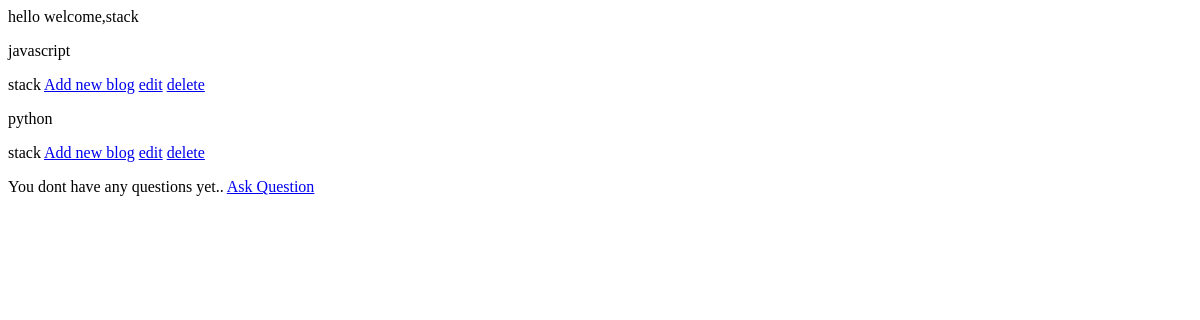
Page /user/ (signed in) on the earlier database version.
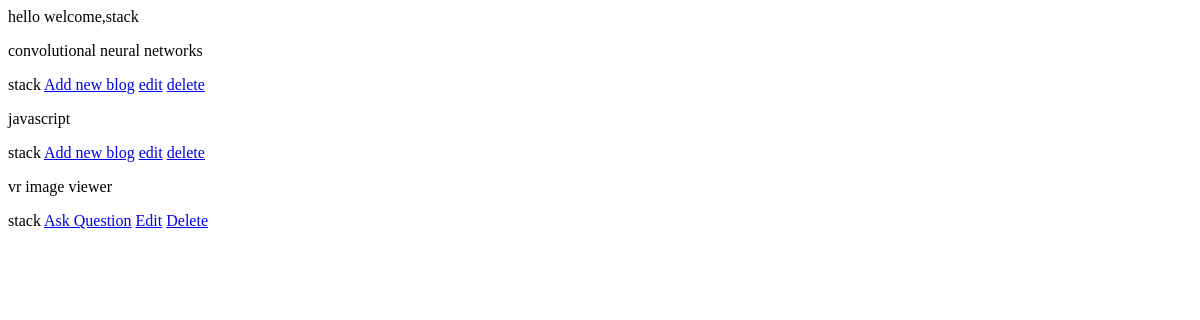
Same page on the later database version.
### accounts/models.py (models this page shows, shortened)
class Blog(models.Model):
    title = models.CharField(max_length=300, null=True)
    author = models.ForeignKey(User, on_delete=models.CASCADE)
    image = models.FileField(null=True, upload_to='blog/images')
    slug = models.SlugField(null=True)
    content = RichTextField()
    date_added = models.DateTimeField(auto_now_add=True)
    likes = models.ManyToManyField(User, related_name="likes", blank=True)

### stack/models.py (models this page shows, shortened)
class Question(models.Model):
    title = models.CharField(max_length=300, null=True)
    author = models.ForeignKey(User, on_delete=models.CASCADE)
    content = RichTextField()
    slug = models.SlugField(null=True)
    date_added = models.DateTimeField(auto_now_add=True)

### stack/views.py (the view)
# urls.py: path('user/', userposts, name="user_page"),
def userposts(request):
    blogs = Blog.objects.filter(author=request.user.id).order_by('-id')
    questions = Question.objects.filter(author=request.user.id).order_by('-id')
    context ={
        'blogs':blogs,
        'questions':questions,
    }
    return render(request, 'stack/userpage.html', context)

### templates/stack/userpage.html (shortened to what this page needs)
<!DOCTYPE html>
<html lang="en">
<head>
</head>
<body>
    hello welcome,{{request.user.username}}
    {% if not blogs %}
        <p>You dont have any blogs yet.. <a href="{% url 'postblog' %}">Add one</a></p>
    {% else %}
        {% for blog in blogs %}
            <p>{{blog.title}}</p>
            {{blog.author.username}}
            <a href="{% url 'postblog' %}">Add new blog</a>
            <a href="{% url 'edit_blog' blog.id %}">edit</a>
            <a href="{% url 'delete_blog' blog.id %}">delete</a>
        {% endfor %}
    {% endif %}
    {% if not questions %}
<p>You dont have any questions yet.. <a href="{% url 'postqn' %}">Ask Question</a></p>
{% else %}
    {% for question in questions %}
        <p>{{question.title}}</p>
        {{question.author.username}}
        <a href="{% url 'postqn' %}">Ask Question</a>
        <a href="{% url 'edit_qn' question.id %}">Edit</a>
        <a href="{% url 'delete_qn' question.id %}">Delete</a>
    {% endfor %}
{% endif %}
</body>
</html>

Differences in the rows shown:
removed Blog: title "python", author.username "stack"
added Blog: title "convolutional neural networks", author.username "stack"
added Question: title "vr image viewer", author.username "stack"
Other differences:
text no longer shown: "You dont have any questions yet.. Ask Question"
